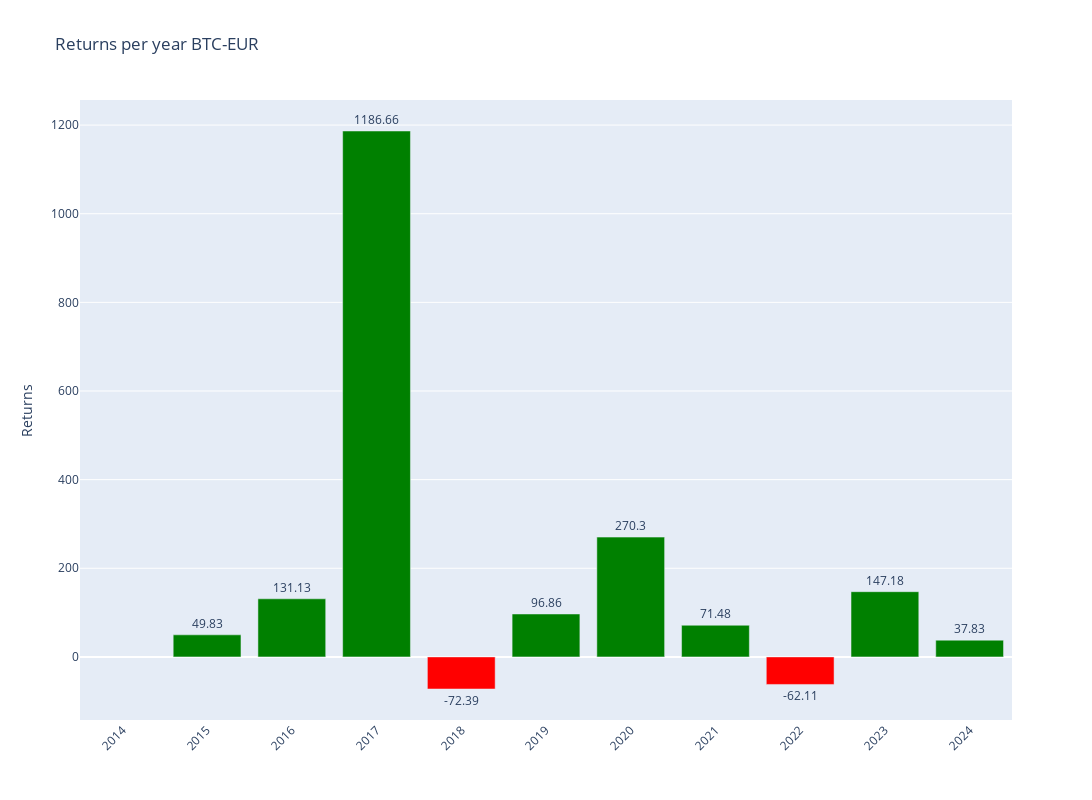

Write notebook code for a chart like this one.
### Code cell
# Plotly
fig = make_subplots()

# Add colors
colors = ['green' if x >= 0 else 'red' for x in annual_data['Return']]

# Graph (1,1)
fig.add_trace(go.Bar(y=annual_data['Return'],x=annual_data['Return'].index,text=round(annual_data['Return'],2),textposition='outside',marker_color=colors,hoverinfo='skip'),row=1,col=1)

# Update xaxis properties
fig.update_yaxes(title_text="Returns", row=1, col=1)

fig.update_layout(xaxis=dict(tickvals=annual_data.index,tickangle=-45),height=800, width=1300,title=f"Returns per year {ticker}")

fig.show()

### Figure 1 — Plotly figure (JSON) as saved in the notebook; plotly's stock layout.template omitted (floating-point values rounded to 4 significant figures)
{"data": [{"hoverinfo": "skip", "marker": {"color": ["red", "green", "green", "green", "red", "green", "green", "green", "red", "green", "green"]}, "text": [null, 49.83, 131.1, 1187.0, -72.39, 96.86, 270.3, 71.48, -62.11, 147.2, 37.83], "textposition": "outside", "type": "bar", "x": [2014, 2015, 2016, 2017, 2018, 2019, 2020, 2021, 2022, 2023, 2024], "xaxis": "x", "y": [null, 49.83, 131.1, 1187.0, -72.39, 96.86, 270.3, 71.48, -62.11, 147.2, 37.83], "yaxis": "y"}], "layout": {"height": 800, "title": {"text": "Returns per year BTC-EUR"}, "width": 1300, "xaxis": {"anchor": "y", "domain": [0, 1], "tickangle": -45, "tickvals": [2014, 2015, 2016, 2017, 2018, 2019, 2020, 2021, 2022, 2023, 2024]}, "yaxis": {"anchor": "x", "domain": [0, 1], "title": {"text": "Returns"}}}}
